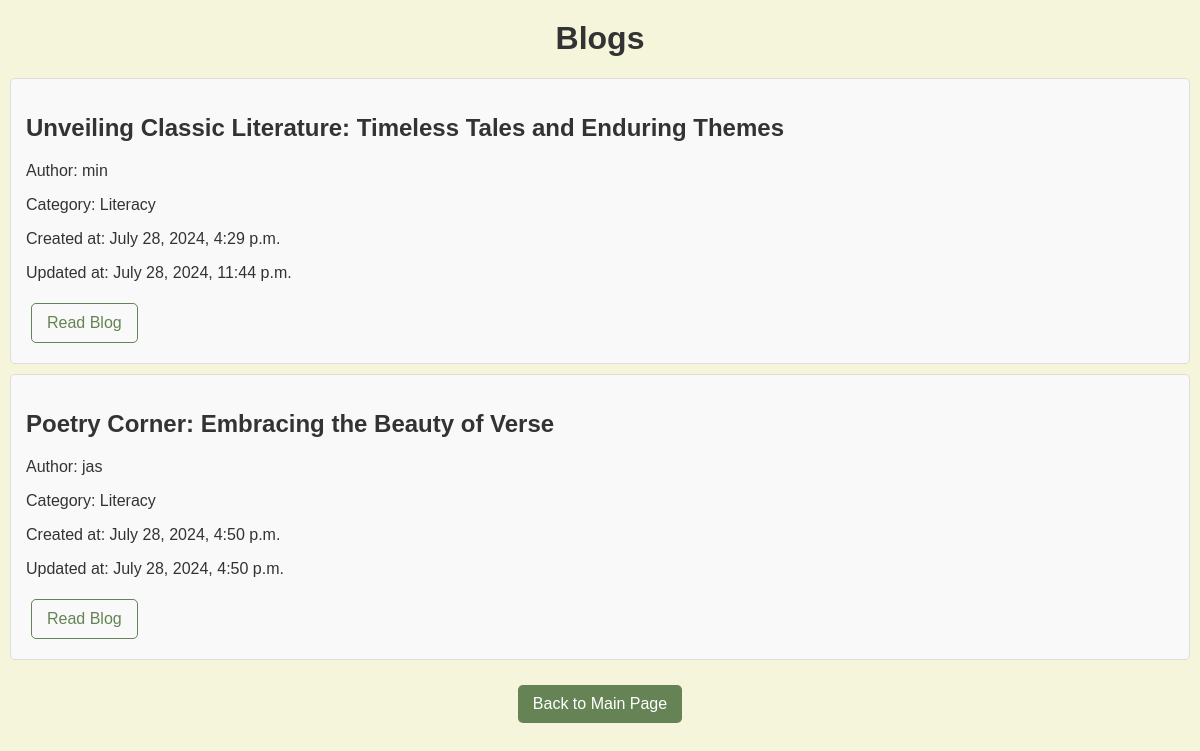
Screenshot of /blogs/category/literacy/ with the database file from the repository.
### blogapp/models.py (models this page shows, shortened)
class Blog(models.Model):
    STATUS_CHOICES = [
        ('publish', 'Publish'),
    ]
    CATEGORY_CHOICES = [
        ('technology', 'Technology'),
        ('literacy', 'Literacy'),
        ('travel', 'Travel'),
        ('food', 'Food'),
        ('personal', 'Personal'),
        ('business', 'Business'),
        ('education', 'Education'),
        ('health', 'Health'),
        ('fashion', 'Fashion'),
        ('sports', 'Sports'),
        ('artistic', 'Artistic'),
        ('Other', 'Other'),
    ]
    title = models.CharField(max_length=200)
    status = models.CharField(max_length=10, choices=STATUS_CHOICES, default='publish')
    category = models.CharField(max_length=20, choices=CATEGORY_CHOICES, default='Other')
    content = models.TextField()
    author = models.ForeignKey(User, on_delete=models.CASCADE, null=True, blank=True)
    created_at = models.DateTimeField(auto_now_add=True)
    updated_at = models.DateTimeField(auto_now=True)

### blogapp/views.py (the view)
# urls.py: path('blogs/category/<str:category_name>/', views.category_blogs, name='category_blogs'),
def category_blogs(request, category_name):
    blogs = Blog.objects.filter(category__iexact=category_name)
    return render(request, 'category_blogs.html', {'blogs': blogs})

### blogapp/templates/category_blogs.html (shortened to what this page needs)
<!DOCTYPE html>
<html lang="en">
<head>
    {% load static %}
    <link rel="stylesheet" href="{% static 'css/category_blogs.css' %}">
</head>
<body>
    <h1>Blogs</h1>
    <ul>
        {% for blog in blogs %}
            <li>
                <h2>{{ blog.title }}</h2>
                <p>Author: {{ blog.author.username }}</p>
                <p>Category: {{ blog.get_category_display }}</p>
                <p>Created at: {{ blog.created_at }}</p>
                <p>Updated at: {{ blog.updated_at }}</p>
                <button class="button-link" onclick="toggleContent('{{ blog.id }}')">Read Blog</button>
            </li>
        {% endfor %}
    </ul>
    <div class="button-container">
        <a href="{% url 'main' %}" class="btn">Back to Main Page</a>
    </div>
</body>
</html>

### blogapp/static/css/category_blogs.css (style rules this page uses)
body { font-family: Arial, sans-serif; background-color: beige; color: #333; margin: 0; padding: 0; }
h1 { text-align: center; color: #333; margin-top: 20px; }
ul { list-style-type: none; padding: 0; margin: 0; }
li { border: 1px solid #ddd; border-radius: 5px; margin: 10px; padding: 15px; background-color: #f9f9f9; }
.button-link, .btn { display: inline-block; padding: 10px 15px; margin: 5px; border-radius: 5px; text-decoration: none; font-size: 16px; cursor: pointer; border: none; transition: background-color 0.3s ease, color 0.3s ease; }
.button-link { background-color: transparent; color: #658354; border: 1px solid #658354; }
.btn { background-color: #658354; color: white; }
.button-container { text-align: center; margin-top: 20px; }

### blogapp/templates/category_blogs.html (style rules this page uses)
.button-link { cursor: pointer; }

### rows the page displays
Blog: title "Unveiling Classic Literature: Timeless Tales and Enduring Themes", author.username "min", category "Literacy", created_at "July 28, 2024, 4:29 p.m.", updated_at "July 28, 2024, 11:44 p.m."
Blog: title "Poetry Corner: Embracing the Beauty of Verse", author.username "jas", category "Literacy", created_at "July 28, 2024, 4:50 p.m.", updated_at "July 28, 2024, 4:50 p.m."
